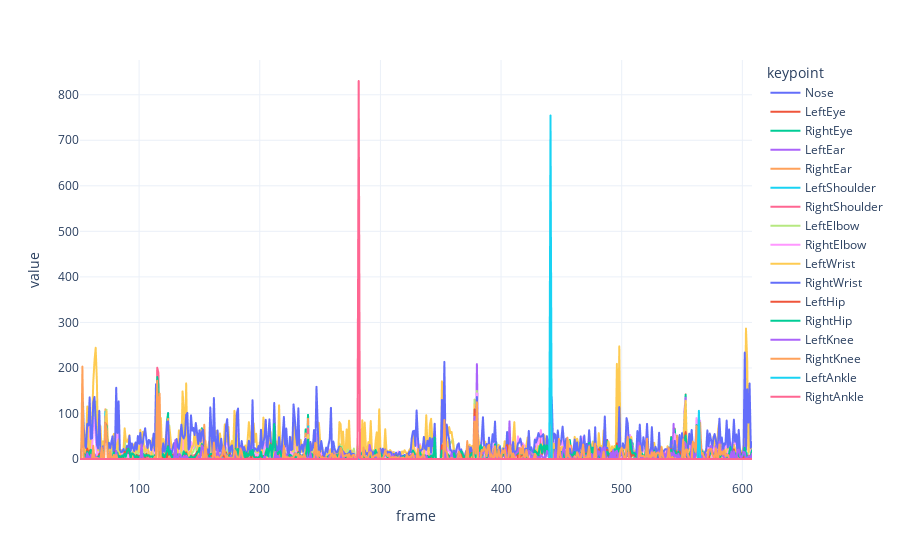

The notebook cell saved with this chart:
### Code cell
px.line(df.query("idx == 15"), x="frame", y="value", color="keypoint", range_x=[0, None], template="plotly_white")

### Figure 1 — Plotly figure (JSON) as saved in the notebook; plotly's stock layout.template omitted (floating-point values rounded to 4 significant figures; data arrays with more than 128 entries replaced by an {"elided": "..."} marker saying what was removed)
{"data": [{"hovertemplate": "keypoint=Nose<br>frame=%{x}<br>value=%{y}<extra></extra>", "legendgroup": "Nose", "line": {"color": "#636efa", "dash": "solid"}, "marker": {"symbol": "circle"}, "mode": "lines", "name": "Nose", "showlegend": true, "type": "scattergl", "x": {"elided": "558 int values"}, "xaxis": "x", "y": {"elided": "558 float values"}, "yaxis": "y"}, {"hovertemplate": "keypoint=LeftEye<br>frame=%{x}<br>value=%{y}<extra></extra>", "legendgroup": "LeftEye", "line": {"color": "#EF553B", "dash": "solid"}, "marker": {"symbol": "circle"}, "mode": "lines", "name": "LeftEye", "showlegend": true, "type": "scattergl", "x": {"elided": "558 int values"}, "xaxis": "x", "y": {"elided": "558 float values"}, "yaxis": "y"}, {"hovertemplate": "keypoint=RightEye<br>frame=%{x}<br>value=%{y}<extra></extra>", "legendgroup": "RightEye", "line": {"color": "#00cc96", "dash": "solid"}, "marker": {"symbol": "circle"}, "mode": "lines", "name": "RightEye", "showlegend": true, "type": "scattergl", "x": {"elided": "558 int values"}, "xaxis": "x", "y": {"elided": "558 float values"}, "yaxis": "y"}, {"hovertemplate": "keypoint=LeftEar<br>frame=%{x}<br>value=%{y}<extra></extra>", "legendgroup": "LeftEar", "line": {"color": "#ab63fa", "dash": "solid"}, "marker": {"symbol": "circle"}, "mode": "lines", "name": "LeftEar", "showlegend": true, "type": "scattergl", "x": {"elided": "558 int values"}, "xaxis": "x", "y": {"elided": "558 float values"}, "yaxis": "y"}, {"hovertemplate": "keypoint=RightEar<br>frame=%{x}<br>value=%{y}<extra></extra>", "legendgroup": "RightEar", "line": {"color": "#FFA15A", "dash": "solid"}, "marker": {"symbol": "circle"}, "mode": "lines", "name": "RightEar", "showlegend": true, "type": "scattergl", "x": {"elided": "558 int values"}, "xaxis": "x", "y": {"elided": "558 float values"}, "yaxis": "y"}, {"hovertemplate": "keypoint=LeftShoulder<br>frame=%{x}<br>value=%{y}<extra></extra>", "legendgroup": "LeftShoulder", "line": {"color": "#19d3f3", "dash": "solid"}, "marker": {"symbol": "circle"}, "mode": "lines", "name": "LeftShoulder", "showlegend": true, "type": "scattergl", "x": {"elided": "558 int values"}, "xaxis": "x", "y": {"elided": "558 float values"}, "yaxis": "y"}, {"hovertemplate": "keypoint=RightShoulder<br>frame=%{x}<br>value=%{y}<extra></extra>", "legendgroup": "RightShoulder", "line": {"color": "#FF6692", "dash": "solid"}, "marker": {"symbol": "circle"}, "mode": "lines", "name": "RightShoulder", "showlegend": true, "type": "scattergl", "x": {"elided": "558 int values"}, "xaxis": "x", "y": {"elided": "558 float values"}, "yaxis": "y"}, {"hovertemplate": "keypoint=LeftElbow<br>frame=%{x}<br>value=%{y}<extra></extra>", "legendgroup": "LeftElbow", "line": {"color": "#B6E880", "dash": "solid"}, "marker": {"symbol": "circle"}, "mode": "lines", "name": "LeftElbow", "showlegend": true, "type": "scattergl", "x": {"elided": "558 int values"}, "xaxis": "x", "y": {"elided": "558 float values"}, "yaxis": "y"}, {"hovertemplate": "keypoint=RightElbow<br>frame=%{x}<br>value=%{y}<extra></extra>", "legendgroup": "RightElbow", "line": {"color": "#FF97FF", "dash": "solid"}, "marker": {"symbol": "circle"}, "mode": "lines", "name": "RightElbow", "showlegend": true, "type": "scattergl", "x": {"elided": "558 int values"}, "xaxis": "x", "y": {"elided": "558 float values"}, "yaxis": "y"}, {"hovertemplate": "keypoint=LeftWrist<br>frame=%{x}<br>value=%{y}<extra></extra>", "legendgroup": "LeftWrist", "line": {"color": "#FECB52", "dash": "solid"}, "marker": {"symbol": "circle"}, "mode": "lines", "name": "LeftWrist", "showlegend": true, "type": "scattergl", "x": {"elided": "558 int values"}, "xaxis": "x", "y": {"elided": "558 float values"}, "yaxis": "y"}, {"hovertemplate": "keypoint=RightWrist<br>frame=%{x}<br>value=%{y}<extra></extra>", "legendgroup": "RightWrist", "line": {"color": "#636efa", "dash": "solid"}, "marker": {"symbol": "circle"}, "mode": "lines", "name": "RightWrist", "showlegend": true, "type": "scattergl", "x": {"elided": "558 int values"}, "xaxis": "x", "y": {"elided": "558 float values"}, "yaxis": "y"}, {"hovertemplate": "keypoint=LeftHip<br>frame=%{x}<br>value=%{y}<extra></extra>", "legendgroup": "LeftHip", "line": {"color": "#EF553B", "dash": "solid"}, "marker": {"symbol": "circle"}, "mode": "lines", "name": "LeftHip", "showlegend": true, "type": "scattergl", "x": {"elided": "558 int values"}, "xaxis": "x", "y": {"elided": "558 float values"}, "yaxis": "y"}, {"hovertemplate": "keypoint=RightHip<br>frame=%{x}<br>value=%{y}<extra></extra>", "legendgroup": "RightHip", "line": {"color": "#00cc96", "dash": "solid"}, "marker": {"symbol": "circle"}, "mode": "lines", "name": "RightHip", "showlegend": true, "type": "scattergl", "x": {"elided": "558 int values"}, "xaxis": "x", "y": {"elided": "558 float values"}, "yaxis": "y"}, {"hovertemplate": "keypoint=LeftKnee<br>frame=%{x}<br>value=%{y}<extra></extra>", "legendgroup": "LeftKnee", "line": {"color": "#ab63fa", "dash": "solid"}, "marker": {"symbol": "circle"}, "mode": "lines", "name": "LeftKnee", "showlegend": true, "type": "scattergl", "x": {"elided": "558 int values"}, "xaxis": "x", "y": {"elided": "558 float values"}, "yaxis": "y"}, {"hovertemplate": "keypoint=RightKnee<br>frame=%{x}<br>value=%{y}<extra></extra>", "legendgroup": "RightKnee", "line": {"color": "#FFA15A", "dash": "solid"}, "marker": {"symbol": "circle"}, "mode": "lines", "name": "RightKnee", "showlegend": true, "type": "scattergl", "x": {"elided": "558 int values"}, "xaxis": "x", "y": {"elided": "558 float values"}, "yaxis": "y"}, {"hovertemplate": "keypoint=LeftAnkle<br>frame=%{x}<br>value=%{y}<extra></extra>", "legendgroup": "LeftAnkle", "line": {"color": "#19d3f3", "dash": "solid"}, "marker": {"symbol": "circle"}, "mode": "lines", "name": "LeftAnkle", "showlegend": true, "type": "scattergl", "x": {"elided": "558 int values"}, "xaxis": "x", "y": {"elided": "558 float values"}, "yaxis": "y"}, {"hovertemplate": "keypoint=RightAnkle<br>frame=%{x}<br>value=%{y}<extra></extra>", "legendgroup": "RightAnkle", "line": {"color": "#FF6692", "dash": "solid"}, "marker": {"symbol": "circle"}, "mode": "lines", "name": "RightAnkle", "showlegend": true, "type": "scattergl", "x": {"elided": "558 int values"}, "xaxis": "x", "y": {"elided": "558 float values"}, "yaxis": "y"}], "layout": {"legend": {"title": {"text": "keypoint"}, "tracegroupgap": 0}, "margin": {"t": 60}, "xaxis": {"anchor": "y", "domain": [0, 1], "range": [0, null], "title": {"text": "frame"}}, "yaxis": {"anchor": "x", "domain": [0, 1], "title": {"text": "value"}}}}
